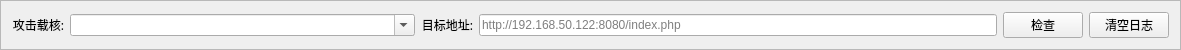
     <widget class="QFrame" name="mainFrame">
      <property name="geometry">
       <rect>
        <x>10</x>
        <y>10</y>
        <width>1181</width>
        <height>48</height>
       </rect>
      </property>
      <property name="frameShape">
       <enum>QFrame::StyledPanel</enum>
      </property>
      <property name="frameShadow">
       <enum>QFrame::Raised</enum>
      </property>
      <layout class="QGridLayout">
       <item row="0" column="3" colspan="2">
        <widget class="QLineEdit" name="targetlineEdit">
         <property name="sizePolicy">
          <sizepolicy hsizetype="Expanding" vsizetype="Fixed">
           <horstretch>3</horstretch>
           <verstretch>0</verstretch>
          </sizepolicy>
         </property>
         <property name="placeholderText">
          <string>http://192.168.50.122:8080/index.php</string>
         </property>
        </widget>
       </item>
       <item row="0" column="2">
        <widget class="QLabel" name="targetLabel">
         <property name="font">
          <font>
           <family>Kaiti SC</family>
          </font>
         </property>
         <property name="text">
          <string>目标地址:</string>
         </property>
         <property name="alignment">
          <set>Qt::AlignRight|Qt::AlignTrailing|Qt::AlignVCenter</set>
         </property>
         <property name="buddy">
          <cstring>payloadCombo</cstring>
         </property>
        </widget>
       </item>
       <item row="0" column="0">
        <widget class="QLabel" name="payloadLabel">
         <property name="font">
          <font>
           <family>Kaiti SC</family>
          </font>
         </property>
         <property name="text">
          <string>攻击载核:</string>
         </property>
         <property name="alignment">
          <set>Qt::AlignRight|Qt::AlignTrailing|Qt::AlignVCenter</set>
         </property>
        </widget>
       </item>
       <item row="0" column="1">
        <widget class="QComboBox" name="payloadCombo">
         <property name="sizePolicy">
          <sizepolicy hsizetype="Expanding" vsizetype="Fixed">
           <horstretch>4</horstretch>
           <verstretch>0</verstretch>
          </sizepolicy>
         </property>
         <property name="toolTip">
          <string>Specify your name</string>
         </property>
         <property name="editable">
          <bool>true</bool>
         </property>
        </widget>
       </item>
       <item row="0" column="6">
        <widget class="QPushButton" name="emptyButton">
         <property name="text">
          <string>清空日志</string>
         </property>
        </widget>
       </item>
       <item row="0" column="5">
        <widget class="QPushButton" name="CheckButton">
         <property name="text">
          <string>检查</string>
         </property>
        </widget>
       </item>
      </layout>
     </widget>
